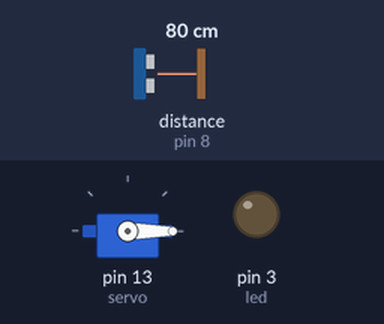
A sketch run on a simulated Arduino Uno, built with avr-gcc and run on an emulated ATmega328P. Shown: servo, output pins drawn as LEDs (lit = HIGH). Wiring (inferred from the names in the program): ultrasonic range finder: trigger pin 10; echo pin 8. The inputs (shaded band) are chosen by the test bench; at power-on: distance to the obstacle (sensor on pin 8) 80 cm. The echo pulse lasts 58.3 µs per cm; pins used as bus, display or sensor lines are not drawn.

Above: at 1.2 s.
1.3 s: distance to the obstacle (sensor on pin 8) set to 54 cm
2.8 s: distance to the obstacle (sensor on pin 8) set to 47 cm
At 3.4 s:
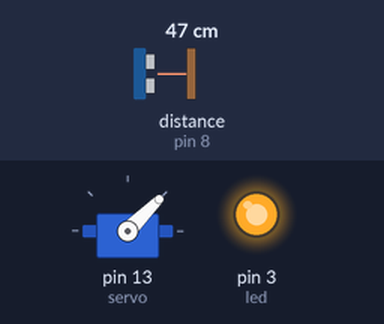
4.3 s: distance to the obstacle (sensor on pin 8) set to 60 cm
At 5.6 s:
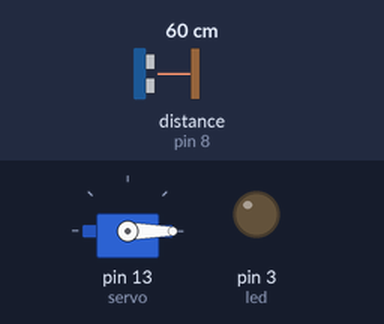
5.9 s: distance to the obstacle (sensor on pin 8) set to 2 cm
At 6.3 s:
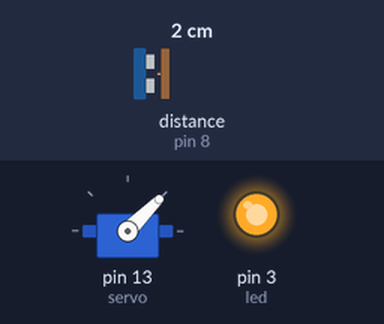
Timing chart, 0 to 8.4 s (numbered marks = the images above; inputs shaded):
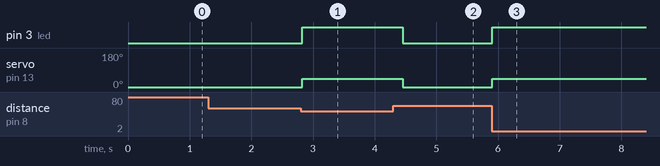

The sketch:

smartTrashBin.ino
```cpp
#include <Servo.h>
Servo servo;
const int trigPin = 10;
const int echoPin = 8;
const int led = 3;
int pos = 0;
long duration;
float distance;

void setup()
{
  pinMode(trigPin, OUTPUT);
  pinMode(echoPin, INPUT);
  pinMode(led, OUTPUT);
  servo.attach(13);
  servo.write(pos);
}

void loop()
{
  digitalWrite(trigPin, LOW);
  delayMicroseconds(2);
  digitalWrite(trigPin, HIGH);
  delayMicroseconds(10);
  digitalWrite(trigPin, LOW);

  duration = pulseIn(echoPin, HIGH);
  distance = 0.034*(duration/2);

  if (distance < 50){
    servo.write(pos+45);
    digitalWrite(led, HIGH);
    delay(100);
  }
  else {
    digitalWrite(led, LOW);
    servo.write(pos);
  }
  delay(100);
}
```

Measured:
- the behaviour switches between 51 and 50 cm on distance to the obstacle (sensor on pin 8) (found by bisection; images 0 and 1)
- after the input at 1.3 s, every drawn part: stays the same
- after the input at 2.8 s, pin 3 (led): LOW → HIGH at once; servo on pin 13 (servo): 0° → 45° at once
- after the input at 4.3 s, pin 3 (led): HIGH → LOW after 0.15 s; servo on pin 13 (servo): 45° → 0° after 0.15 s
- after the input at 5.9 s, pin 3 (led): LOW → HIGH at once; servo on pin 13 (servo): 0° → 45° at once
